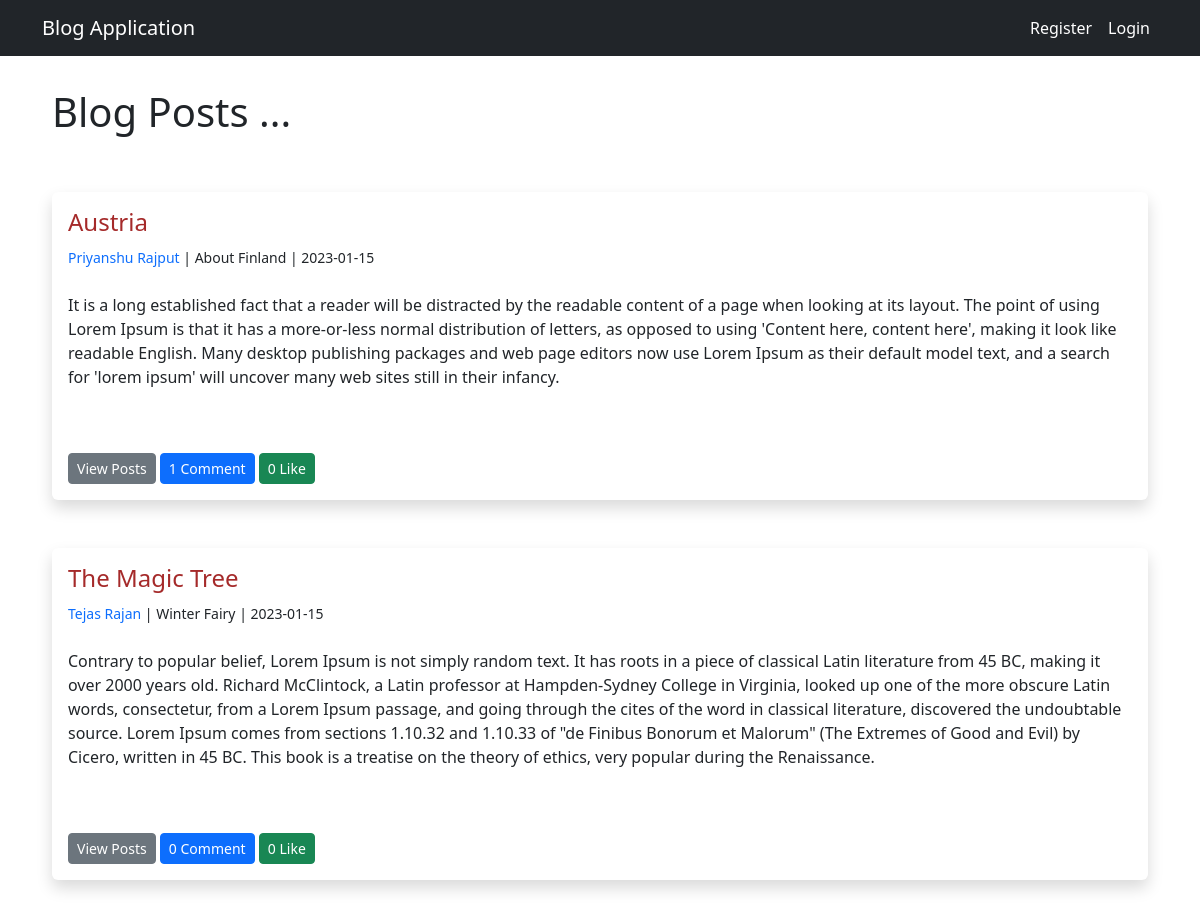
The page /posts on the database its author committed.
### application/models.py (models this page shows, shortened)
class Posts(db.Model):
    post_id = db.Column(db.Integer, primary_key=True, autoincrement=True)
    title = db.Column(db.String, nullable = False)
    key_note = db.Column(db.String)
    content = db.Column(db.Text, nullable = False)
    date_posted = db.Column(db.DateTime, default = datetime.utcnow)
    author_id = db.Column(db.Integer, db.ForeignKey("users.user_id"), nullable = False)
    comments = db.relationship('Comment', backref = "post", passive_deletes = True)
    likes = db.relationship('Like', backref = "post", passive_deletes = True)

class Users(db.Model, UserMixin):
    user_id = db.Column(db.Integer, primary_key=True)
    name = db.Column(db.String, nullable = False)
    username = db.Column(db.String(20), nullable = False, unique = True)
    email = db.Column(db.String, unique=True,nullable = False )
    city = db.Column(db.String, nullable = False)
    join_date = db.Column(db.DateTime, default = datetime.utcnow)
    hashed_password = db.Column(db.String(128))
    profile_pic = db.Column(db.String(), nullable = True)
    posts = db.relationship('Posts', backref = "poster")
    comments = db.relationship('Comment', backref = "user", passive_deletes = True)
    likes = db.relationship('Like', backref = "user", passive_deletes = True)
    followed = db.relationship('Follow_unfollow',
                               foreign_keys=[Follow_unfollow.follower_id],
                               backref=db.backref('follower', lazy='joined'),
                               lazy='dynamic')
    followers = db.relationship('Follow_unfollow',
                            foreign_keys=[Follow_unfollow.followed_by_id],
                            backref=db.backref('followed', lazy='joined'),
                            lazy='dynamic')
    about_user = db.Column(db.String, nullable = True)
    @property
    def password(self):
        raise AttributeError('You can not read Password !')

### application/controllers.py (the view)
@app.route("/posts", methods= ["get","post"])
def posts():
    posts = Posts.query.order_by(Posts.date_posted)
    return render_template("posts.html", posts = posts)

### application/controllers.py (called while the page is built)
@app.context_processor
def base():
    form = SearchForm()
    return dict(form = form)

### templates/posts.html (shortened to what this page needs)
{% extends 'base.html' %}
{% block content %}
<h1>Blog Posts ... </h1>
<br><br>
{% for post in posts %}
<div class="shadow p-3 mb-5 bg-body rounded">
    <h4><a href="{{ url_for('post', post_id = post.post_id) }}" style="text-decoration: none; color: brown;">{{ post.title }}</a> </h4>
    {% set list1 = post.date_posted|string %}
    <small><a href="{{ url_for('user_view', user_id = post.poster.user_id) }}" style="text-decoration: none;">{{ post.poster.name }}</a> |
    {{ post.key_note }} |
    {{ list1[0:10] }}</small><br><br>
    {{ post.content|safe }} <br><br>
    <a href="{{ url_for('post', post_id = post.post_id) }}" class="btn btn-secondary btn-sm">View Posts</a>
    <a href="{{ url_for('post_comment', post_id = post.post_id) }}" class="btn btn-primary btn-sm"> {{ post.comments|length }} Comment</a>
    {% if current_user.name in post.likes|map(attribute = "author")|list %}
        <a href="{{ url_for('like_post', post_id = post.post_id) }}" class="btn btn-warning btn-sm"> {{ post.likes|length }} Liked</a>
    {% else %}
        <a href="{{ url_for('like_post', post_id = post.post_id) }}" class="btn btn-success btn-sm"> {{ post.likes|length }} Like</a>
    {% endif %}
</div>
{% endfor %}
{% endblock %}

### static/style.css (style rules this page uses)
body { margin: 40px; }

### rows shown on the page
Posts: title "Austria", poster.name "Priyanshu Rajput", key_note "About Finland", date_posted "2023-01-15", content "It is a long established fact that a reader will be distracted by the readable content of a page when looking at its layout. The point of using Lorem Ipsum is that it has a more-or-less normal distribution of letters, as opposed to using 'Content here, content here', making it look like readable English. Many desktop publishing packages and web page editors now use Lorem Ipsum as their default model text, and a search for 'lorem ipsum' will uncover many web sites still in their infancy.", comments|length "1", likes|length "0"
Posts: title "The Magic Tree", poster.name "Tejas Rajan", key_note "Winter Fairy", date_posted "2023-01-15", content "Contrary to popular belief, Lorem Ipsum is not simply random text. It has roots in a piece of classical Latin literature from 45 BC, making it over 2000 years old. Richard McClintock, a Latin professor at Hampden-Sydney College in Virginia, looked up one of the more obscure Latin words, consectetur, from a Lorem Ipsum passage, and going through the cites of the word in classical literature, discovered the undoubtable source. Lorem Ipsum comes from sections 1.10.32 and 1.10.33 of \"de Finibus Bonorum et Malorum\" (The Extremes of Good and Evil) by Cicero, written in 45 BC. This book is a treatise on the theory of ethics, very popular during the Renaissance.", comments|length "0", likes|length "0"
